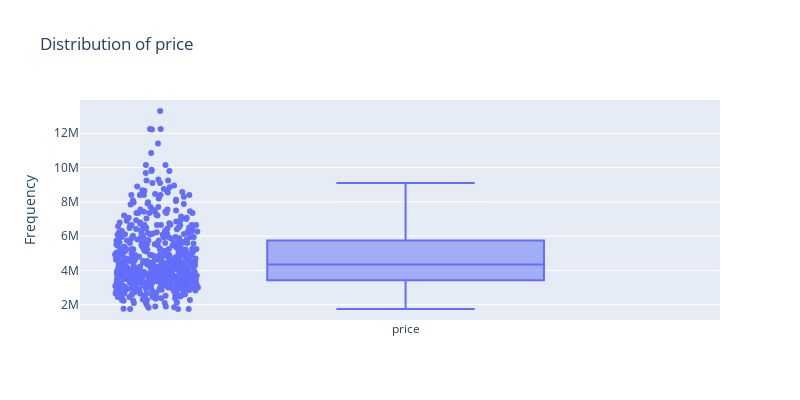
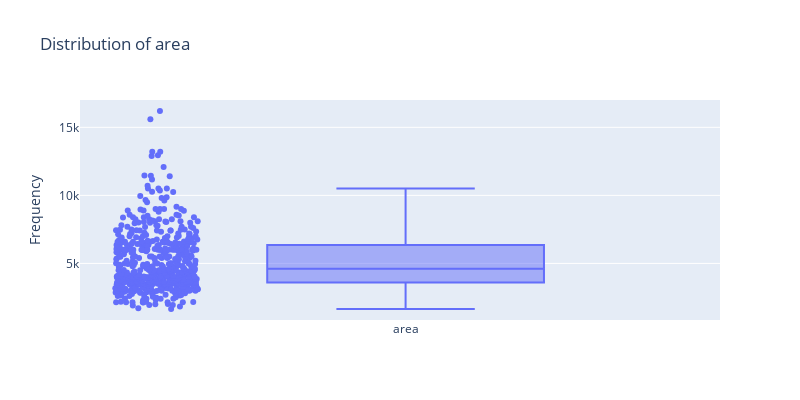
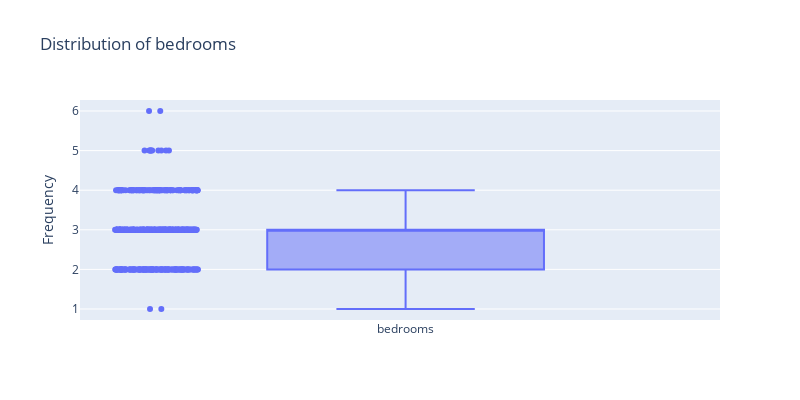
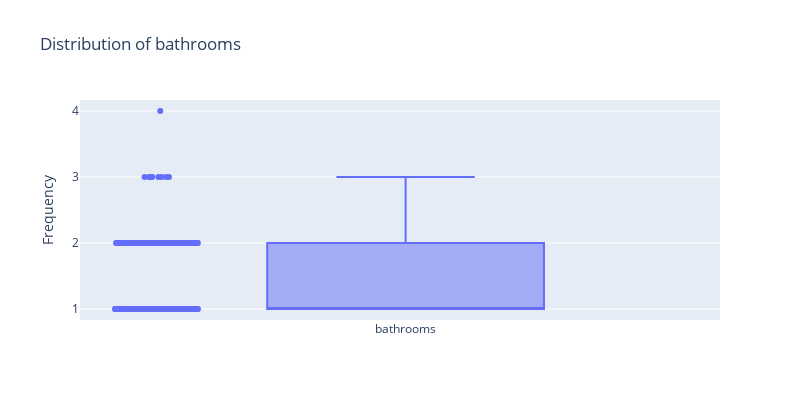

The notebook cell these images were saved under, in order:
### Code cell
for cols in df.select_dtypes(include='number').columns:
    fig = go.Figure()
    fig.add_trace(go.Box(y=df[cols].dropna(), name=cols, boxpoints='all', jitter=0.3, pointpos=-1.8))
    fig.update_layout(
        title=f'Distribution of {cols}',
        xaxis_title='',
        yaxis_title='Frequency',
        width=800,
        height=400
    )
    fig.show()

### Figure 1 — Plotly figure (JSON) as saved in the notebook; plotly's stock layout.template omitted (floating-point values rounded to 4 significant figures; data arrays with more than 128 entries replaced by an {"elided": "..."} marker saying what was removed)
{"data": [{"boxpoints": "all", "jitter": 0.3, "name": "price", "pointpos": -1.8, "type": "box", "y": {"elided": "545 int values"}}], "layout": {"height": 400, "title": {"text": "Distribution of price"}, "width": 800, "xaxis": {"title": {"text": ""}}, "yaxis": {"title": {"text": "Frequency"}}}}

### Figure 2 — Plotly figure (JSON) as saved in the notebook; plotly's stock layout.template omitted (floating-point values rounded to 4 significant figures; data arrays with more than 128 entries replaced by an {"elided": "..."} marker saying what was removed)
{"data": [{"boxpoints": "all", "jitter": 0.3, "name": "area", "pointpos": -1.8, "type": "box", "y": {"elided": "545 int values"}}], "layout": {"height": 400, "title": {"text": "Distribution of area"}, "width": 800, "xaxis": {"title": {"text": ""}}, "yaxis": {"title": {"text": "Frequency"}}}}

### Figure 3 — Plotly figure (JSON) as saved in the notebook; plotly's stock layout.template omitted (floating-point values rounded to 4 significant figures; data arrays with more than 128 entries replaced by an {"elided": "..."} marker saying what was removed)
{"data": [{"boxpoints": "all", "jitter": 0.3, "name": "bedrooms", "pointpos": -1.8, "type": "box", "y": {"elided": "545 int values"}}], "layout": {"height": 400, "title": {"text": "Distribution of bedrooms"}, "width": 800, "xaxis": {"title": {"text": ""}}, "yaxis": {"title": {"text": "Frequency"}}}}

### Figure 4 — Plotly figure (JSON) as saved in the notebook; plotly's stock layout.template omitted (floating-point values rounded to 4 significant figures; data arrays with more than 128 entries replaced by an {"elided": "..."} marker saying what was removed)
{"data": [{"boxpoints": "all", "jitter": 0.3, "name": "bathrooms", "pointpos": -1.8, "type": "box", "y": {"elided": "545 int values"}}], "layout": {"height": 400, "title": {"text": "Distribution of bathrooms"}, "width": 800, "xaxis": {"title": {"text": ""}}, "yaxis": {"title": {"text": "Frequency"}}}}
